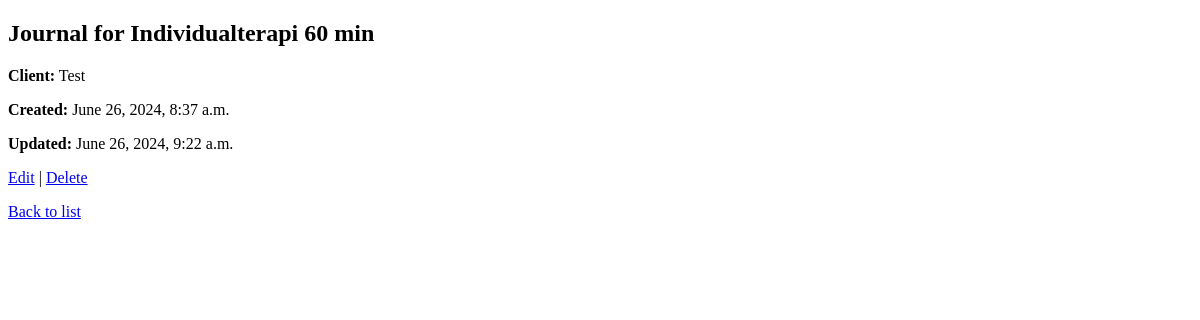
The page /journals/1/ (signed in) on the database as committed earlier.
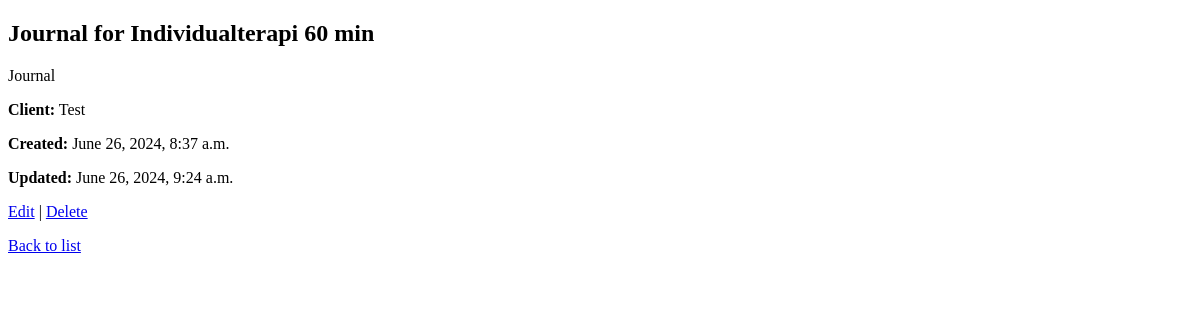
The same page on the database as committed later.
### journals/models.py (models this page shows, shortened)
class Journal(models.Model):
    client = models.ForeignKey(Client, on_delete=models.CASCADE)
    title = models.CharField(max_length=255)
    content = models.TextField()
    created_at = models.DateTimeField(auto_now_add=True)
    updated_at = models.DateTimeField(auto_now=True)

class Client(models.Model):
    name = models.CharField(max_length=255)
    email = models.EmailField(unique=True)
    psychologist = models.ForeignKey(User, on_delete=models.SET_NULL, null=True, blank=True)
    def __str__(self):
        return self.name

### journals/views.py (the view)
# urls.py: path('<int:pk>/', views.journal_detail, name='journal_detail'),
@login_required
def journal_detail(request, pk):
    journal = get_object_or_404(Journal, pk=pk)
    return render(request, 'journals/journal_detail.html', {'journal': journal})

### journals/templates/journals/journal_detail.html (shortened to what this page needs)
{% load static %}
<!DOCTYPE html>
<html>
<head>
</head>
<body>
    <h2>{{ journal.title }}</h2>
    <p>{{ journal.content }}</p>
    <p><strong>Client:</strong> {{ journal.client }}</p>
    <p><strong>Created:</strong> {{ journal.created_at }}</p>
    <p><strong>Updated:</strong> {{ journal.updated_at }}</p>
    <a href="{% url 'journal_edit' journal.pk %}">Edit</a> |
    <a href="{% url 'journal_delete' journal.pk %}">Delete</a>
    <p><a href="{% url 'journal_list' %}">Back to list</a></p>
</body>
</html>

Rows that differ between the two databases and show on the page:
changed Journal "Journal for Individualterapi 60 min": content (not shown) → "Journal"; updated_at "June 26, 2024, 9:22 a.m." → "June 26, 2024, 9:24 a.m."
